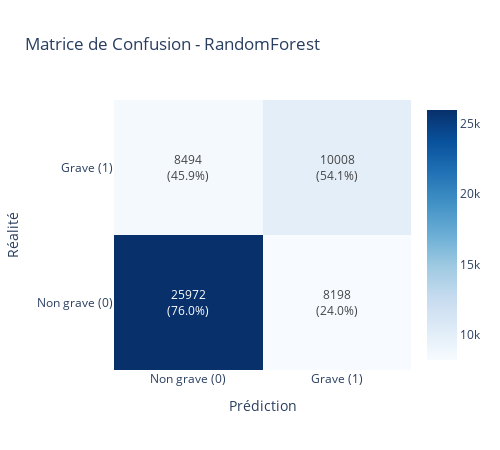
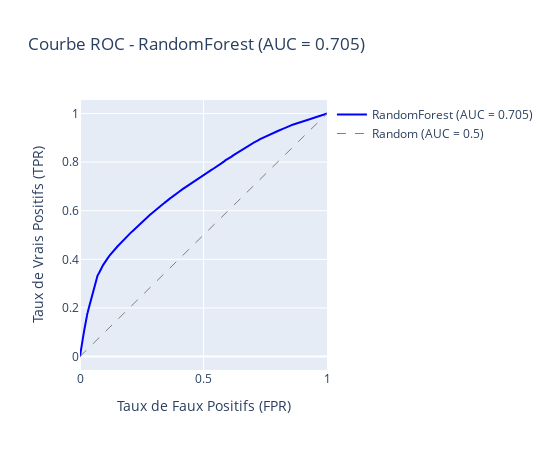
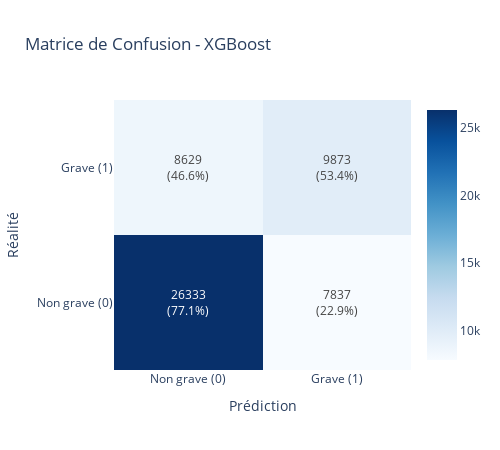
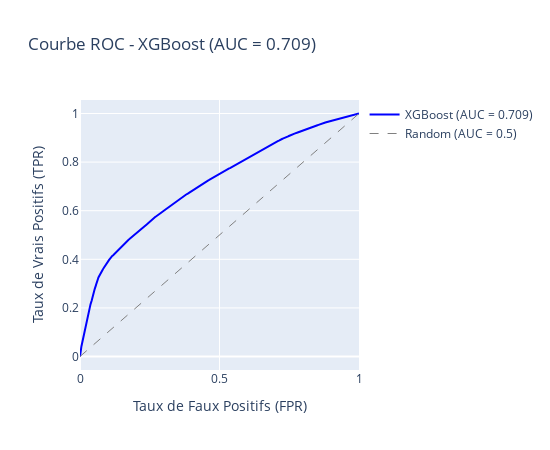

Notebook code for these charts, in order:
### Markdown cell above
### 4.1.1 Visualisations des résultats baseline

Pour chaque modèle, on affiche :
- **Matrice de confusion** : répartition des prédictions (TP, TN, FP, FN)
- **Courbe ROC** : compromis entre sensibilité (TPR) et spécificité (1-FPR)

**Lecture de la matrice de confusion :**
| Zone | Signification |
|------|---------------|
| Diagonale | Prédictions correctes |
| Haut-droite (FP) | Fausses alertes |
| Bas-gauche (FN) | Cas graves manqués |

### Code cell
# === VISUALISATIONS : Matrices de confusion et courbes ROC ===
labels_binary = ["Non grave (0)", "Grave (1)"]

for name, preds in predictions_acc_bin.items():
    print(f"\n{'=' * 60}")
    print(f"📊 {name} - Visualisations")
    print("=" * 60)

    # Matrice de confusion
    plot_confusion_matrix(y_test_acc, preds["y_pred"], f"{name}", labels_binary)

    # Courbe ROC
    plot_roc_curve(y_test_acc, preds["y_proba"], f"{name}")

### Figure 1 — Plotly figure (JSON) as saved in the notebook; plotly's stock layout.template omitted (floating-point values rounded to 4 significant figures)
{"data": [{"colorscale": [[0, "rgb(247,251,255)"], [0.125, "rgb(222,235,247)"], [0.25, "rgb(198,219,239)"], [0.375, "rgb(158,202,225)"], [0.5, "rgb(107,174,214)"], [0.625, "rgb(66,146,198)"], [0.75, "rgb(33,113,181)"], [0.875, "rgb(8,81,156)"], [1, "rgb(8,48,107)"]], "showscale": true, "text": [["25972<br>(76.0%)", "8198<br>(24.0%)"], ["8494<br>(45.9%)", "10008<br>(54.1%)"]], "texttemplate": "%{text}", "type": "heatmap", "x": ["Non grave (0)", "Grave (1)"], "y": ["Non grave (0)", "Grave (1)"], "z": [[25972, 8198], [8494, 10008]]}], "layout": {"height": 450, "title": {"text": "Matrice de Confusion - RandomForest"}, "width": 500, "xaxis": {"title": {"text": "Prédiction"}}, "yaxis": {"title": {"text": "Réalité"}}}}

### Figure 2 — Plotly figure (JSON) as saved in the notebook; plotly's stock layout.template omitted (floating-point values rounded to 4 significant figures; data arrays with more than 128 entries replaced by an {"elided": "..."} marker saying what was removed)
{"data": [{"line": {"color": "blue", "width": 2}, "mode": "lines", "name": "RandomForest (AUC = 0.705)", "type": "scatter", "x": {"elided": "1343 float values"}, "y": {"elided": "1343 float values"}}, {"line": {"color": "gray", "dash": "dash", "width": 1}, "mode": "lines", "name": "Random (AUC = 0.5)", "type": "scatter", "x": [0, 1], "y": [0, 1]}], "layout": {"height": 450, "showlegend": true, "title": {"text": "Courbe ROC - RandomForest (AUC = 0.705)"}, "width": 550, "xaxis": {"title": {"text": "Taux de Faux Positifs (FPR)"}}, "yaxis": {"title": {"text": "Taux de Vrais Positifs (TPR)"}}}}

### Figure 3 — Plotly figure (JSON) as saved in the notebook; plotly's stock layout.template omitted (floating-point values rounded to 4 significant figures)
{"data": [{"colorscale": [[0, "rgb(247,251,255)"], [0.125, "rgb(222,235,247)"], [0.25, "rgb(198,219,239)"], [0.375, "rgb(158,202,225)"], [0.5, "rgb(107,174,214)"], [0.625, "rgb(66,146,198)"], [0.75, "rgb(33,113,181)"], [0.875, "rgb(8,81,156)"], [1, "rgb(8,48,107)"]], "showscale": true, "text": [["26333<br>(77.1%)", "7837<br>(22.9%)"], ["8629<br>(46.6%)", "9873<br>(53.4%)"]], "texttemplate": "%{text}", "type": "heatmap", "x": ["Non grave (0)", "Grave (1)"], "y": ["Non grave (0)", "Grave (1)"], "z": [[26333, 7837], [8629, 9873]]}], "layout": {"height": 450, "title": {"text": "Matrice de Confusion - XGBoost"}, "width": 500, "xaxis": {"title": {"text": "Prédiction"}}, "yaxis": {"title": {"text": "Réalité"}}}}

### Figure 4 — Plotly figure (JSON) as saved in the notebook; plotly's stock layout.template omitted (floating-point values rounded to 4 significant figures; data arrays with more than 128 entries replaced by an {"elided": "..."} marker saying what was removed)
{"data": [{"line": {"color": "blue", "width": 2}, "mode": "lines", "name": "XGBoost (AUC = 0.709)", "type": "scatter", "x": {"elided": "1356 float values"}, "y": {"elided": "1356 float values"}}, {"line": {"color": "gray", "dash": "dash", "width": 1}, "mode": "lines", "name": "Random (AUC = 0.5)", "type": "scatter", "x": [0, 1], "y": [0, 1]}], "layout": {"height": 450, "showlegend": true, "title": {"text": "Courbe ROC - XGBoost (AUC = 0.709)"}, "width": 550, "xaxis": {"title": {"text": "Taux de Faux Positifs (FPR)"}}, "yaxis": {"title": {"text": "Taux de Vrais Positifs (TPR)"}}}}
